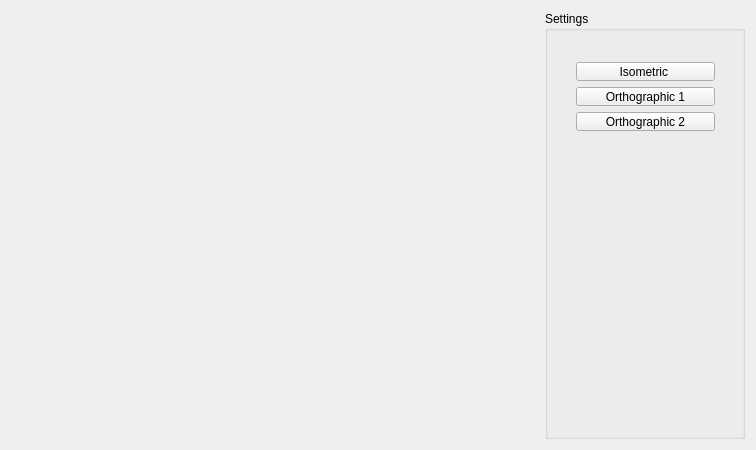
<?xml version="1.0" encoding="UTF-8"?>
<ui version="4.0">
 <class>MainWindow</class>
 <widget class="QMainWindow" name="MainWindow">
  <property name="geometry">
   <rect>
    <x>0</x>
    <y>0</y>
    <width>756</width>
    <height>450</height>
   </rect>
  </property>
  <property name="windowTitle">
   <string>MainWindow</string>
  </property>
  <widget class="QWidget" name="centralWidget">
   <layout class="QHBoxLayout" name="horizontalLayout_2">
    <item>
     <widget class="GLWidget" name="widget" native="true">
      <property name="sizePolicy">
       <sizepolicy hsizetype="Expanding" vsizetype="Expanding">
        <horstretch>0</horstretch>
        <verstretch>0</verstretch>
       </sizepolicy>
      </property>
     </widget>
    </item>
    <item>
     <widget class="QGroupBox" name="groupBox">
      <property name="sizePolicy">
       <sizepolicy hsizetype="Preferred" vsizetype="Preferred">
        <horstretch>0</horstretch>
        <verstretch>0</verstretch>
       </sizepolicy>
      </property>
      <property name="minimumSize">
       <size>
        <width>200</width>
        <height>0</height>
       </size>
      </property>
      <property name="title">
       <string>Settings</string>
      </property>
      <widget class="QWidget" name="">
       <property name="geometry">
        <rect>
         <x>20</x>
         <y>40</y>
         <width>161</width>
         <height>91</height>
        </rect>
       </property>
       <layout class="QVBoxLayout" name="verticalLayout">
        <item>
         <widget class="QPushButton" name="isometricButton">
          <property name="text">
           <string>Isometric </string>
          </property>
         </widget>
        </item>
        <item>
         <widget class="QPushButton" name="orthographicButton1">
          <property name="text">
           <string>Orthographic 1</string>
          </property>
         </widget>
        </item>
        <item>
         <widget class="QPushButton" name="orthographicButton2">
          <property name="text">
           <string>Orthographic 2</string>
          </property>
         </widget>
        </item>
       </layout>
      </widget>
     </widget>
    </item>
   </layout>
  </widget>
 </widget>
 <layoutdefault spacing="6" margin="11"/>
 <customwidgets>
  <customwidget>
   <class>GLWidget</class>
   <extends>QWidget</extends>
   <header>glwidget.h</header>
   <container>1</container>
  </customwidget>
 </customwidgets>
 <resources/>
 <connections/>
</ui>
